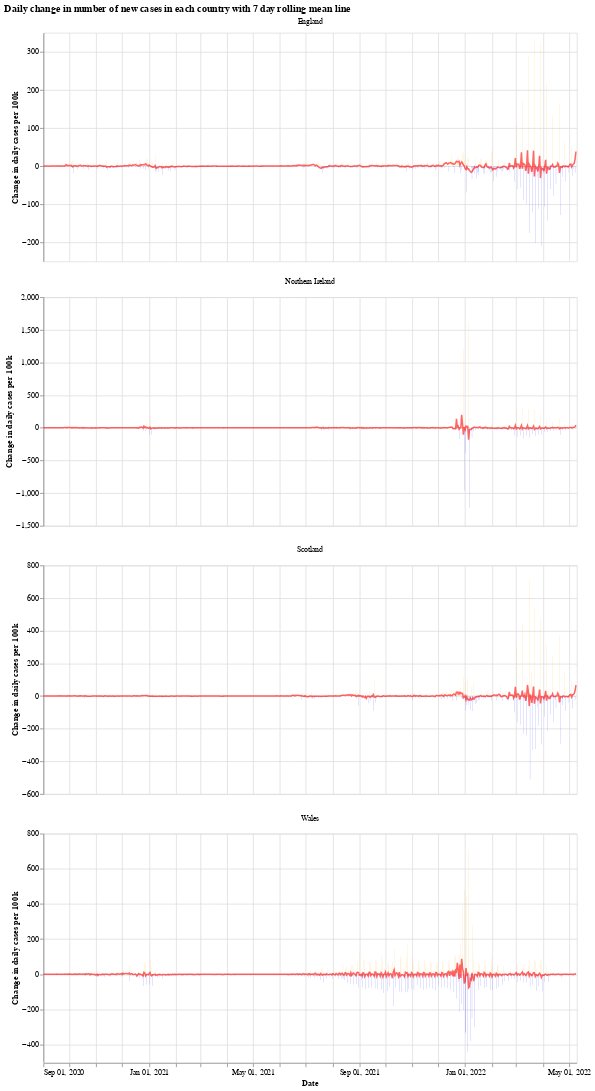

Notebook code for this chart:
### Markdown cell above
We will use the Python library `Altair` for visualising the data, see the [altair docs](https://altair-viz.github.io/) for more information.

First we have a graph which shows the daily change in the number of new cases for each country. This number jumps up and down all over the place, which is likely due to delay in reporting of new cases over the weekend. Another interesting thing is that it looks like the daily cases in Wales experienced a much shorter period of calm over the summer (calm in the sense of daily cases not jumping up and down).

The orange bars are days when the number of new cases (per 100k population) was more than the previous day, while the blue are days when the number of new cases dropped. The red line is the 7 day moving average. 

When the moving average line is below 0, it means that there is a consistent drop in new cases. We can see this clearly happening around the times that lockdowns were introduced (though, to varying degrees). I will update the graphs soon with a marker of when each lockdown started.

### Code cell
# collapse
import altair as alt

bars = alt.Chart(uk_cases).mark_bar().encode(
    x=alt.X("yearmonthdate(date):T", axis=alt.Axis(title='Date')),
    y=alt.Y("casesChangeRate:Q", axis=alt.Axis(title='Change in daily cases per 100k')),
    tooltip='casesChange',
    color=alt.condition(
        alt.datum.casesChangeRate > 0,
        alt.value("orange"),  # The positive color
        alt.value("blue")  # The negative color
    )
).properties(title='Daily change in number of new cases with 7 day rolling mean',width=700).interactive()

line = alt.Chart(uk_cases).mark_line(
    color='red',
    size=2,
    opacity=0.6
).transform_window(
    rolling_mean='mean(casesChangeRate)',
    frame=[0, 7],
    groupby=['areaName']
).encode(
    x='yearmonthdate(date):T',
    y='rolling_mean:Q'
)

alt.layer(bars, line, data=uk_cases).facet(alt.Column(
    'areaName', title=''), columns=1).resolve_scale(y='independent').properties(title='Daily change in number of new cases in each country with 7 day rolling mean line')

### Figure 1 — Vega-Lite specification as saved in the notebook (floating-point values rounded to 4 significant figures; data arrays with more than 128 entries replaced by an {"elided": "..."} marker saying what was removed)
{"config": {"view": {"continuousWidth": 400, "continuousHeight": 300}}, "data": {"name": "data-6e3b67a5618e121b8650f7b14d52a250"}, "facet": {"type": "nominal", "field": "areaName", "title": ""}, "spec": {"layer": [{"mark": "bar", "encoding": {"color": {"condition": {"value": "orange", "test": "(datum.casesChangeRate > 0)"}, "value": "blue"}, "tooltip": {"type": "quantitative", "field": "casesChange"}, "x": {"type": "temporal", "axis": {"title": "Date"}, "field": "date", "timeUnit": "yearmonthdate"}, "y": {"type": "quantitative", "axis": {"title": "Change in daily cases per 100k"}, "field": "casesChangeRate"}}, "selection": {"selector001": {"type": "interval", "bind": "scales", "encodings": ["x", "y"]}}, "title": "Daily change in number of new cases with 7 day rolling mean", "width": 700}, {"mark": {"type": "line", "color": "red", "opacity": 0.6, "size": 2}, "encoding": {"x": {"type": "temporal", "field": "date", "timeUnit": "yearmonthdate"}, "y": {"type": "quantitative", "field": "rolling_mean"}}, "transform": [{"window": [{"op": "mean", "field": "casesChangeRate", "as": "rolling_mean"}], "frame": [0, 7], "groupby": ["areaName"]}]}]}, "columns": 1, "resolve": {"scale": {"y": "independent"}}, "title": "Daily change in number of new cases in each country with 7 day rolling mean line", "$schema": "https://vega.github.io/schema/vega-lite/v4.8.1.json", "datasets": {"data-6e3b67a5618e121b8650f7b14d52a250": {"elided": "2464 records"}}}
